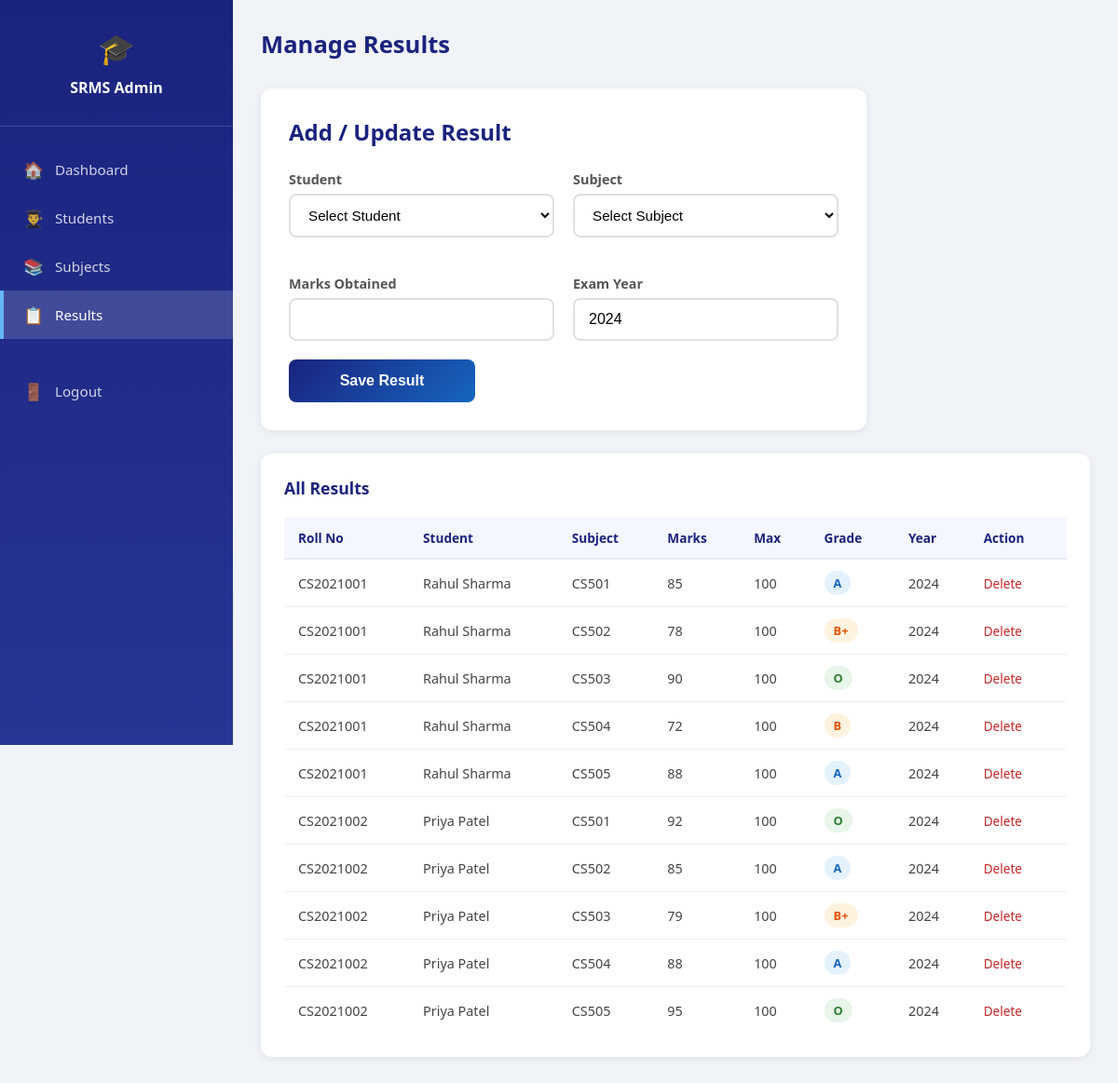
/php/manage_results.php (signed in), run on the app's committed database.
### tables this page shows
CREATE TABLE results (
    id INT AUTO_INCREMENT PRIMARY KEY,
    student_id INT NOT NULL,
    subject_id INT NOT NULL,
    marks_obtained INT NOT NULL,
    exam_year VARCHAR(10) NOT NULL,
    grade VARCHAR(5),
    FOREIGN KEY (student_id) REFERENCES students(id) ON DELETE CASCADE,
    FOREIGN KEY (subject_id) REFERENCES subjects(id) ON DELETE CASCADE
);

CREATE TABLE students (
    id INT AUTO_INCREMENT PRIMARY KEY,
    roll_no VARCHAR(20) NOT NULL UNIQUE,
    name VARCHAR(100) NOT NULL,
    email VARCHAR(100) NOT NULL UNIQUE,
    password VARCHAR(255) NOT NULL,
    department VARCHAR(50) NOT NULL,
    semester INT NOT NULL,
    created_at TIMESTAMP DEFAULT CURRENT_TIMESTAMP
);

CREATE TABLE subjects (
    id INT AUTO_INCREMENT PRIMARY KEY,
    subject_code VARCHAR(20) NOT NULL UNIQUE,
    subject_name VARCHAR(100) NOT NULL,
    department VARCHAR(50) NOT NULL,
    semester INT NOT NULL,
    max_marks INT DEFAULT 100
);

### php/manage_results.php (the view, shortened to what this page needs)
<?php
require_once 'config.php';
$results = mysqli_query($conn, "
    SELECT r.*, s.name as student_name, s.roll_no, sub.subject_name, sub.subject_code, sub.max_marks
    FROM results r
    JOIN students s ON r.student_id = s.id
    JOIN subjects sub ON r.subject_id = sub.id
    ORDER BY s.roll_no, sub.subject_code
");
?>
<!DOCTYPE html>
<html lang="en">
<head><meta charset="UTF-8"><title>Manage Results - SRMS</title><link rel="stylesheet" href="../css/style.css"></head>
<body>
<div class="dashboard">
    <aside class="sidebar">
        <div class="brand"><div style="font-size:2rem;">🎓</div><h3>SRMS Admin</h3></div>
        <nav>
            <a href="admin_dashboard.php"><span>🏠</span> Dashboard</a>
            <a href="manage_students.php"><span>👨‍🎓</span> Students</a>
            <a href="manage_subjects.php"><span>📚</span> Subjects</a>
            <a href="manage_results.php" class="active"><span>📋</span> Results</a>
            <a href="admin_logout.php" style="margin-top:30px;"><span>🚪</span> Logout</a>
        </nav>
    </aside>
    <main class="main-content">
        <div class="topbar"><h1>Manage Results</h1></div>
        <div class="form-card" style="margin-bottom:25px;">
            <h2>Add / Update Result</h2>
            <form method="POST">
                <div class="form-row">
                    <div class="form-group"><label>Student</label>
                        <select name="student_id" required>
                            <option value="">Select Student</option>
                        </select>
                    </div>
                    <div class="form-group"><label>Subject</label>
                        <select name="subject_id" required>
                            <option value="">Select Subject</option>
                        </select>
                    </div>
                    <div class="form-group"><label>Marks Obtained</label><input type="number" name="marks_obtained" min="0" max="100" required></div>
                    <div class="form-group"><label>Exam Year</label><input type="text" name="exam_year" value="2024" placeholder="2024" required></div>
                </div>
                <button type="submit" name="add_result" class="submit-btn" style="max-width:200px;">Save Result</button>
            </form>
        </div>
        <div class="table-card">
            <h2>All Results</h2>
            <table>
                <thead><tr><th>Roll No</th><th>Student</th><th>Subject</th><th>Marks</th><th>Max</th><th>Grade</th><th>Year</th><th>Action</th></tr></thead>
                <tbody>
                <?php while($row = mysqli_fetch_assoc($results)):
                    $gc = substr($row['grade'],0,1);
                ?>
                <tr>
                    <td><?= htmlspecialchars($row['roll_no']) ?></td>
                    <td><?= htmlspecialchars($row['student_name']) ?></td>
                    <td><?= htmlspecialchars($row['subject_code']) ?></td>
                    <td><?= $row['marks_obtained'] ?></td>
                    <td><?= $row['max_marks'] ?></td>
                    <td><span class="grade-badge grade-<?= $gc ?>"><?= $row['grade'] ?></span></td>
                    <td><?= $row['exam_year'] ?></td>
                    <td class="action-links"><a href="?delete=<?= $row['id'] ?>" class="del" onclick="return confirm('Delete?')">Delete</a></td>
                </tr>
                <?php endwhile; ?>
                </tbody>
            </table>
        </div>
    </main>
</div>
</body>
</html>

### css/style.css (style rules this page uses)
* { margin: 0; padding: 0; box-sizing: border-box; }
body { font-family: 'Segoe UI', Tahoma, Geneva, Verdana, sans-serif; background: #f0f4f8; color: #333; }
.form-group { margin-bottom: 20px; }
.form-group label { display: block; font-weight: 600; margin-bottom: 6px; color: #444; font-size: 0.9rem; }
.form-group input { width: 100%; padding: 12px 15px; border: 2px solid #e0e0e0; border-radius: 8px; font-size: 1rem; transition: border-color 0.2s; outline: none; }
.submit-btn { width: 100%; padding: 14px; background: linear-gradient(135deg, #1a237e, #1565c0); color: white; border: none; border-radius: 8px; font-size: 1rem; font-weight: 600; cursor: pointer; transition: opacity 0.2s; }
.dashboard { display: flex; min-height: 100vh; }
.sidebar { width: 250px; min-height: 100vh; background: linear-gradient(180deg, #1a237e, #283593); padding: 30px 0; position: fixed; top: 0; left: 0; }
.sidebar .brand { text-align: center; padding: 0 20px 30px; border-bottom: 1px solid rgba(255,255,255,0.15); }
.sidebar .brand h3 { color: white; font-size: 1rem; margin-top: 10px; }
.sidebar nav { padding: 20px 0; }
.sidebar nav a { display: flex; align-items: center; gap: 12px; color: rgba(255,255,255,0.8); text-decoration: none; padding: 14px 25px; font-size: 0.95rem; transition: all 0.2s; }
.sidebar nav a:hover, .sidebar nav a.active { background: rgba(255,255,255,0.15); color: white; border-left: 4px solid #64b5f6; padding-left: 21px; }
.sidebar nav a span { font-size: 1.1rem; }
.main-content { margin-left: 250px; flex: 1; padding: 30px; }
.topbar { display: flex; justify-content: space-between; align-items: center; margin-bottom: 30px; }
.topbar h1 { font-size: 1.6rem; color: #1a237e; }
.table-card { background: white; border-radius: 12px; padding: 25px; box-shadow: 0 2px 10px rgba(0,0,0,0.07); margin-bottom: 30px; }
.table-card h2 { color: #1a237e; margin-bottom: 20px; font-size: 1.1rem; }
table { width: 100%; border-collapse: collapse; }
th { background: #f5f7ff; color: #1a237e; font-weight: 600; text-align: left; padding: 12px 15px; font-size: 0.85rem; border-bottom: 2px solid #e8eaf6; }
td { padding: 12px 15px; border-bottom: 1px solid #f0f0f0; font-size: 0.9rem; color: #444; }
tr:last-child td { border-bottom: none; }
.grade-badge { padding: 4px 10px; border-radius: 20px; font-size: 0.8rem; font-weight: 600; display: inline-block; }
.grade-O { background: #e8f5e9; color: #2e7d32; }
.grade-A { background: #e3f2fd; color: #1565c0; }
.grade-B { background: #fff3e0; color: #e65100; }
.action-links a { color: #1565c0; text-decoration: none; margin-right: 10px; font-size: 0.85rem; }
.action-links a.del { color: #c62828; }
.form-card { background: white; border-radius: 12px; padding: 30px; box-shadow: 0 2px 10px rgba(0,0,0,0.07); max-width: 650px; }
.form-card h2 { color: #1a237e; margin-bottom: 25px; }
.form-row { display: grid; grid-template-columns: 1fr 1fr; gap: 20px; }
.form-card .form-group label { color: #555; }
.form-card .form-group select { width: 100%; padding: 12px 15px; border: 2px solid #e0e0e0; border-radius: 8px; font-size: 0.95rem; outline: none; background: white; }

### data on the page
results: student.roll_no "CS2021001", student.name "Rahul Sharma", subject.subject_code "CS501", marks_obtained "85", subject.max_marks "100", grade "A", exam_year "2024"
results: student.roll_no "CS2021001", student.name "Rahul Sharma", subject.subject_code "CS502", marks_obtained "78", subject.max_marks "100", grade "B+", exam_year "2024"
results: student.roll_no "CS2021001", student.name "Rahul Sharma", subject.subject_code "CS503", marks_obtained "90", subject.max_marks "100", grade "O", exam_year "2024"
results: student.roll_no "CS2021001", student.name "Rahul Sharma", subject.subject_code "CS504", marks_obtained "72", subject.max_marks "100", grade "B", exam_year "2024"
results: student.roll_no "CS2021001", student.name "Rahul Sharma", subject.subject_code "CS505", marks_obtained "88", subject.max_marks "100", grade "A", exam_year "2024"
results: student.roll_no "CS2021002", student.name "Priya Patel", subject.subject_code "CS501", marks_obtained "92", subject.max_marks "100", grade "O", exam_year "2024"
results: student.roll_no "CS2021002", student.name "Priya Patel", subject.subject_code "CS502", marks_obtained "85", subject.max_marks "100", grade "A", exam_year "2024"
results: student.roll_no "CS2021002", student.name "Priya Patel", subject.subject_code "CS503", marks_obtained "79", subject.max_marks "100", grade "B+", exam_year "2024"
results: student.roll_no "CS2021002", student.name "Priya Patel", subject.subject_code "CS504", marks_obtained "88", subject.max_marks "100", grade "A", exam_year "2024"
results: student.roll_no "CS2021002", student.name "Priya Patel", subject.subject_code "CS505", marks_obtained "95", subject.max_marks "100", grade "O", exam_year "2024"
